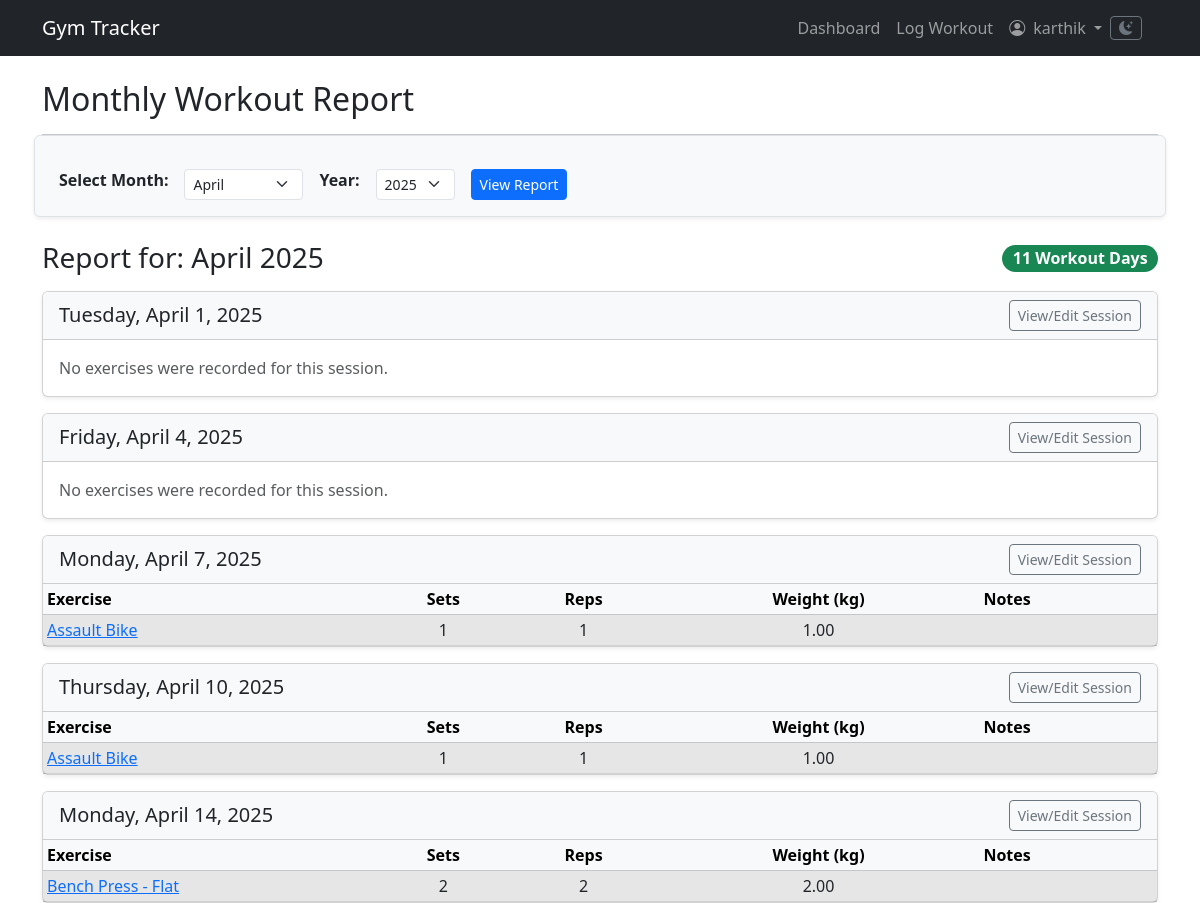
Before: /workouts/report/monthly/ (signed in, upper part) with the older database file.
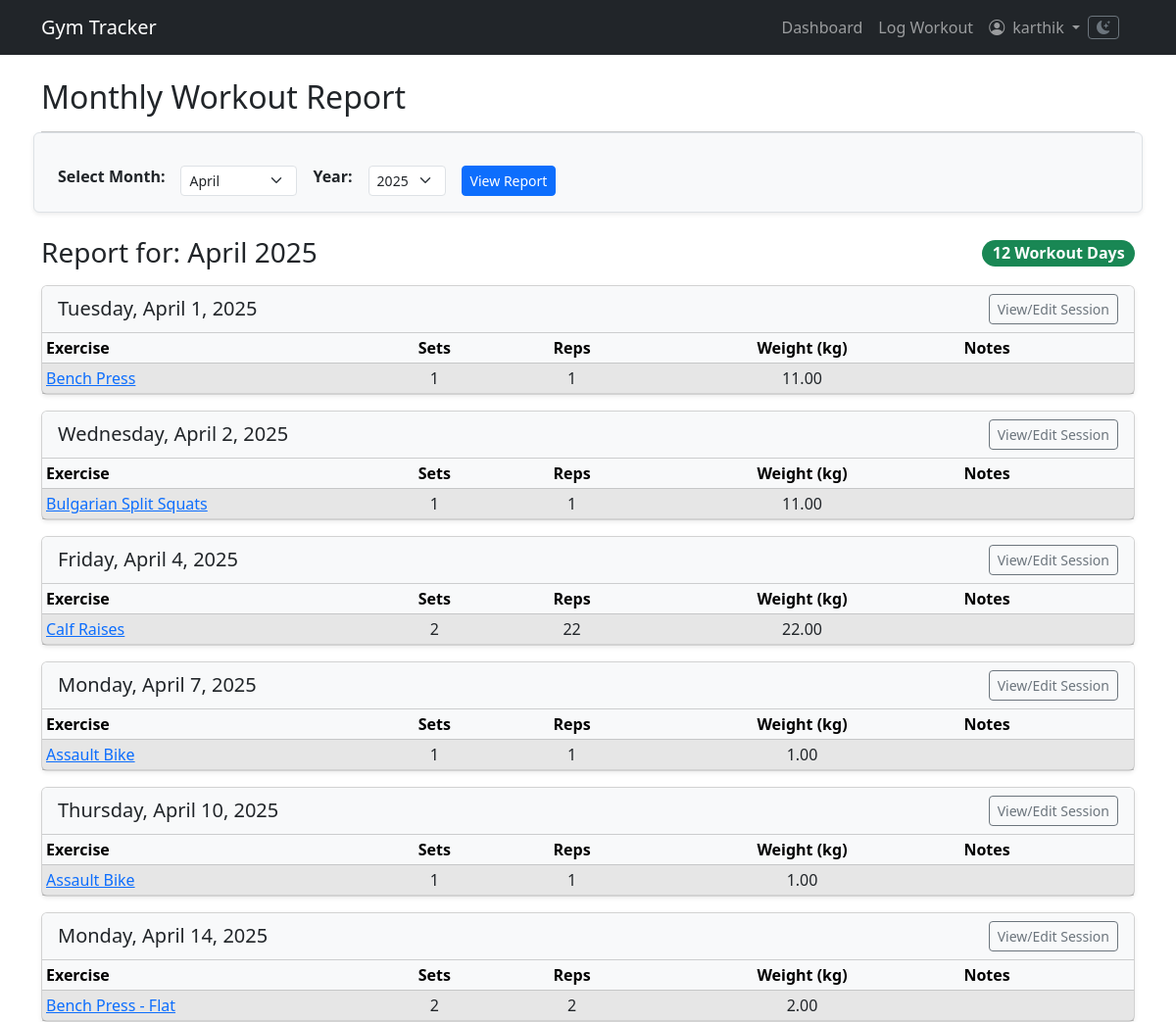
After: the same page with the newer database file.
### workouts/models.py (models this page shows, shortened)
class WorkoutSession(models.Model):
    user = models.ForeignKey(User, on_delete=models.CASCADE)
    date = models.DateField(default=timezone.now)
    created_at = models.DateTimeField(auto_now_add=True)
    notes = models.TextField(blank=True, null=True)
    class Meta:
        unique_together = ('user', 'date')
        ordering = ['-date']

class WorkoutLog(models.Model):
    session = models.ForeignKey(WorkoutSession, related_name='logs', on_delete=models.CASCADE)
    exercise = models.ForeignKey(Exercise, on_delete=models.PROTECT)  # Protect exercise from deletion if used
    sets = models.PositiveIntegerField(blank=True, null=True)
    reps = models.PositiveIntegerField(blank=True, null=True)
    weight = models.DecimalField(max_digits=6, decimal_places=2, blank=True, null=True)
    duration = models.DurationField(blank=True, null=True)  # e.g., for cardio
    notes = models.TextField(blank=True, null=True)

class Exercise(models.Model):
    name = models.CharField(max_length=100, unique=True)
    description = models.TextField(blank=True, null=True)

### workouts/views.py (the view, shortened to what this page needs)
# urls.py: path('report/monthly/', views.monthly_report_view, name='monthly_report'),
@login_required
def monthly_report_view(request, year=None, month=None):
    if year is None or month is None:
        year_str = request.GET.get('year')
        month_str = request.GET.get('month')
        if year_str and month_str:
            try:
                year = int(year_str)
                month = int(month_str)
                if not (1 <= month <= 12): raise ValueError("Invalid Month")
                current_yr = timezone.now().year
                if not (current_yr - 10 <= year <= current_yr + 1): raise ValueError("Invalid Year")
                return redirect('workouts:monthly_report_specific', year=year, month=month)
            except ValueError:
                messages.error(request, "Invalid date selection. Showing current month.")
                today = timezone.now().date()
                year = today.year
                month = today.month
        else:
            today = timezone.now().date()
            year = today.year
            month = today.month
    try:
        target_date = datetime.date(year, month, 1)
        start_date = target_date # Start date is the first of the month
        if month == 12: end_date = datetime.date(year + 1, 1, 1)
        else: end_date = datetime.date(year, month + 1, 1)
    except ValueError: # Should not happen if validation above is correct, but safety check
        messages.error(request, "Failed to construct date range. Showing current month.")
        today = timezone.now().date()
        year = today.year
        month = today.month
        target_date = datetime.date(year, month, 1)
        start_date = target_date
        if month == 12: end_date = datetime.date(year + 1, 1, 1)
        else: end_date = datetime.date(year, month + 1, 1)
    try:
        sessions_in_month = WorkoutSession.objects.filter(
            user=request.user,
            date__gte=start_date,
            date__lt=end_date
        ).prefetch_related(
            'logs', 'logs__exercise'
        ).order_by('date')
    except Exception as e:
         messages.error(request, f"Error fetching report data: {e}")
         sessions_in_month = WorkoutSession.objects.none()
    total_workout_days = sessions_in_month.count()
    current_year = timezone.now().year
    available_years = range(current_year, current_year - 6, -1)
    available_months = [(m, datetime.date(year, m, 1).strftime('%B')) for m in range(1, 13)]
    context = {
        'report_year': year,
        'report_month': month,
        'report_month_name': target_date.strftime('%B'),
        'total_workout_days': total_workout_days,
        'sessions': sessions_in_month,
        'available_years': available_years,
        'available_months': available_months,
    }
    return render(request, 'workouts/monthly_report.html', context)

### workouts/templates/workouts/monthly_report.html (shortened to what the changed rows need)
{% extends 'workouts/base.html' %}
{% load static %}
{% block content %}
<div class="container mt-4">
    <h2>Monthly Workout Report</h2>
    <div class="d-flex justify-content-between align-items-center mb-3">
        <h3 class="mb-0">Report for: {{ report_month_name }} {{ report_year }}</h3>
        {% if total_workout_days > 0 %}
             <span class="badge bg-success rounded-pill fs-6">
                 {{ total_workout_days }} Workout Day{{ total_workout_days|pluralize }}
             </span>
        {% endif %}
    </div>
    {% if sessions %}
        {% for session in sessions %}
            <div class="card mb-3 shadow-sm">
                <div class="card-header bg-light d-flex justify-content-between align-items-center py-2">
                     <h5 class="mb-0">{{ session.date|date:"l, F j, Y" }}</h5>
                     <a href="{% url 'workouts:workout_detail' session_id=session.id %}" class="btn btn-outline-secondary btn-sm py-1" title="View or Edit this Session's Details">
                         View/Edit Session
                     </a>
                </div>
                <div class="card-body p-0">
                    {% with logs=session.logs.all %}
                        {% if logs %}
                            <div class="table-responsive">
                                <table class="table table-sm table-striped table-hover mb-0">
                                    <thead class="table-light">
                                        <tr>
                                            <th scope="col" style="width: 30%;">Exercise</th>
                                            <th scope="col" class="text-center">Sets</th>
                                            <th scope="col" class="text-center">Reps</th>
                                            <th scope="col" class="text-center">Weight (kg)</th>
                                            <th scope="col">Notes</th>
                                        </tr>
                                    </thead>
                                    <tbody>
                                        {% for log in logs %}
                                        <tr>
                                            <td>
                                                 <a href="{% url 'workouts:exercise_stats' exercise_id=log.exercise.id %}" title="View stats for {{ log.exercise.name }}">
                                                     {{ log.exercise.name }}
                                                 </a>
                                            </td>
                                            <td class="text-center">{{ log.sets|default:"-" }}</td>
                                            <td class="text-center">{{ log.reps|default:"-" }}</td>
                                            <td class="text-center">{{ log.weight|default:"-" }}</td>
                                            <td>{{ log.notes|default:""|linebreaksbr }}</td>
                                        </tr>
                                        {% endfor %}
                                    </tbody>
                                </table>
                            </div>
                        {% else %}
                            <p class="card-text p-3 text-muted mb-0">No exercises were recorded for this session.</p>
                        {% endif %}
                    {% endwith %}
                </div>
            </div>
        {% endfor %}
    {% else %}
        <div class="alert alert-info mt-4" role="alert">
            You didn't log any workouts in {{ report_month_name }} {{ report_year }}.
        </div>
    {% endif %}
</div>
{% endblock %}

Changed rows visible on the page:
computed for WorkoutSession "Tuesday, April 1, 2025": text "No exercises were recorded for this session." → "Exercise Sets Reps Weight (kg) Notes"
added WorkoutLog: exercise.name "Bench Press", sets "1", reps "1", weight "11.00", shown under WorkoutSession "Tuesday, April 1, 2025"
added WorkoutSession: date "Wednesday, April 2, 2025"
added WorkoutLog: exercise.name "Bulgarian Split Squats", sets "1", reps "1", weight "11.00", shown under "Wednesday, April 2, 2025"
computed for WorkoutSession "Friday, April 4, 2025": text "No exercises were recorded for this session." → "Exercise Sets Reps Weight (kg) Notes"
added WorkoutLog: exercise.name "Calf Raises", sets "2", reps "22", weight "22.00", shown under WorkoutSession "Friday, April 4, 2025"
Other visible differences:
{{ total_workout_days }}: "11" → "12"
